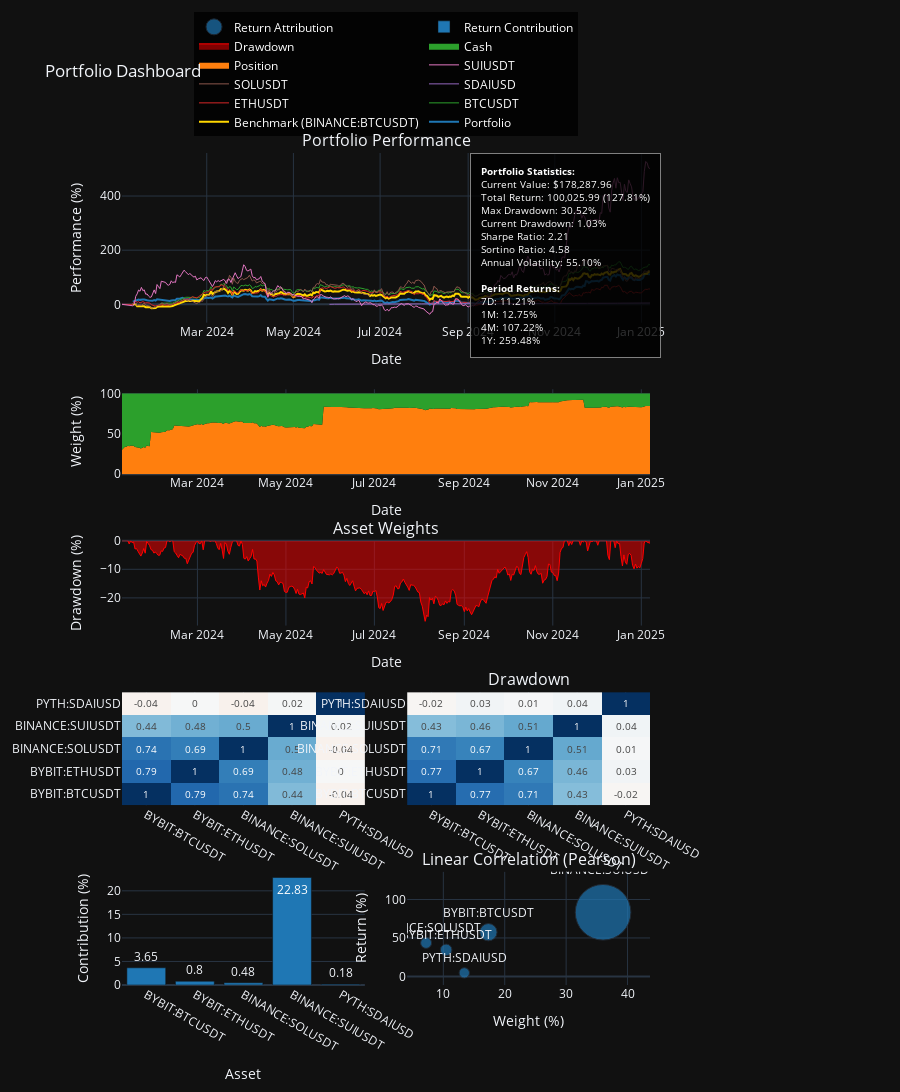

Here is the notebook cell this chart was saved with:
### Code cell
# Initialize your portfolio and visualizer
visualizer = pt.PortfolioVisualizer(portfolio)

main_dashboard = visualizer.create_dashboard(
    # benchmark_identifier='CRYPTOCAP:TOTAL',
    benchmark_identifier='BINANCE:BTCUSDT',
    show_individual_symbols=True,
    # start_date=datetime.now(pytz.UTC) - timedelta(days=30),
    # end_date=datetime.now(pytz.UTC) - timedelta(days=0),
)
main_dashboard.show()

### Figure 1 — Plotly figure (JSON) as saved in the notebook; plotly's stock layout.template omitted (floating-point values rounded to 4 significant figures; data arrays with more than 128 entries replaced by an {"elided": "..."} marker saying what was removed)
{"data": [{"hovertemplate": "%{x}<br>Portfolio: %{y:.2f}%<extra></extra>", "line": {"color": "#1f77b4", "width": 2}, "name": "Portfolio", "x": {"elided": "365 str values"}, "y": {"elided": "365 float values"}, "type": "scatter", "xaxis": "x", "yaxis": "y"}, {"hovertemplate": "%{x}<br>Benchmark: %{y:.2f}%<extra></extra>", "line": {"color": "#FFD700", "width": 2}, "name": "Benchmark (BINANCE:BTCUSDT)", "x": {"elided": "365 str values"}, "y": {"elided": "365 float values"}, "type": "scatter", "xaxis": "x", "yaxis": "y"}, {"hovertemplate": "BTCUSDT: %{y:.2f}%<extra></extra>", "line": {"color": "#2ca02c", "width": 1}, "name": "BTCUSDT", "x": {"elided": "346 str values"}, "y": {"elided": "346 float values"}, "type": "scatter", "xaxis": "x", "yaxis": "y"}, {"hovertemplate": "ETHUSDT: %{y:.2f}%<extra></extra>", "line": {"color": "#d62728", "width": 1}, "name": "ETHUSDT", "x": {"elided": "366 str values"}, "y": {"elided": "366 float values"}, "type": "scatter", "xaxis": "x", "yaxis": "y"}, {"hovertemplate": "SDAIUSD: %{y:.2f}%<extra></extra>", "line": {"color": "#9467bd", "width": 1}, "name": "SDAIUSD", "x": {"elided": "227 str values"}, "y": {"elided": "227 float values"}, "type": "scatter", "xaxis": "x", "yaxis": "y"}, {"hovertemplate": "SOLUSDT: %{y:.2f}%<extra></extra>", "line": {"color": "#8c564b", "width": 1}, "name": "SOLUSDT", "x": {"elided": "366 str values"}, "y": {"elided": "366 float values"}, "type": "scatter", "xaxis": "x", "yaxis": "y"}, {"hovertemplate": "SUIUSDT: %{y:.2f}%<extra></extra>", "line": {"color": "#e377c2", "width": 1}, "name": "SUIUSDT", "x": {"elided": "366 str values"}, "y": {"elided": "366 float values"}, "type": "scatter", "xaxis": "x", "yaxis": "y"}, {"fillcolor": "#ff7f0e", "hovertemplate": "%{x}<br>Position: %{y:.1f}%<extra></extra>", "line": {"width": 0}, "name": "Position", "stackgroup": "weights", "x": {"elided": "365 str values"}, "y": {"elided": "365 float values"}, "type": "scatter", "xaxis": "x2", "yaxis": "y2"}, {"fillcolor": "#2ca02c", "hovertemplate": "%{x}<br>Cash: %{y:.1f}%<extra></extra>", "line": {"width": 0}, "name": "Cash", "stackgroup": "weights", "x": {"elided": "365 str values"}, "y": {"elided": "365 float values"}, "type": "scatter", "xaxis": "x2", "yaxis": "y2"}, {"fill": "tozeroy", "hovertemplate": "%{x}<br>Drawdown: %{y:.2f}%<extra></extra>", "line": {"color": "red", "width": 1}, "name": "Drawdown", "x": {"elided": "365 str values"}, "y": {"elided": "365 float values"}, "type": "scatter", "xaxis": "x3", "yaxis": "y3"}, {"colorscale": [[0.0, "rgb(103,0,31)"], [0.1, "rgb(178,24,43)"], [0.2, "rgb(214,96,77)"], [0.3, "rgb(244,165,130)"], [0.4, "rgb(253,219,199)"], [0.5, "rgb(247,247,247)"], [0.6, "rgb(209,229,240)"], [0.7, "rgb(146,197,222)"], [0.8, "rgb(67,147,195)"], [0.9, "rgb(33,102,172)"], [1.0, "rgb(5,48,97)"]], "hoverongaps": false, "name": "Linear Correlation", "showscale": false, "text": [[1.0, 0.79, 0.74, 0.44, -0.04], [0.79, 1.0, 0.69, 0.48, 0.0], [0.74, 0.69, 1.0, 0.5, -0.04], [0.44, 0.48, 0.5, 1.0, 0.02], [-0.04, 0.0, -0.04, 0.02, 1.0]], "textfont": {"size": 10}, "texttemplate": "%{text}", "x": ["BYBIT:BTCUSDT", "BYBIT:ETHUSDT", "BINANCE:SOLUSDT", "BINANCE:SUIUSDT", "PYTH:SDAIUSD"], "y": ["BYBIT:BTCUSDT", "BYBIT:ETHUSDT", "BINANCE:SOLUSDT", "BINANCE:SUIUSDT", "PYTH:SDAIUSD"], "z": [[1.0, 0.7912, 0.7441, 0.4442, -0.03825], [0.7912, 1.0, 0.6932, 0.484, 0.002997], [0.7441, 0.6932, 1.0, 0.5027, -0.04426], [0.4442, 0.484, 0.5027, 1.0, 0.01503], [-0.03825, 0.002997, -0.04426, 0.01503, 1.0]], "zmid": 0, "type": "heatmap", "xaxis": "x4", "yaxis": "y4"}, {"colorscale": [[0.0, "rgb(103,0,31)"], [0.1, "rgb(178,24,43)"], [0.2, "rgb(214,96,77)"], [0.3, "rgb(244,165,130)"], [0.4, "rgb(253,219,199)"], [0.5, "rgb(247,247,247)"], [0.6, "rgb(209,229,240)"], [0.7, "rgb(146,197,222)"], [0.8, "rgb(67,147,195)"], [0.9, "rgb(33,102,172)"], [1.0, "rgb(5,48,97)"]], "hoverongaps": false, "name": "Non-Linear Correlation", "showscale": false, "text": [[1.0, 0.77, 0.71, 0.43, -0.02], [0.77, 1.0, 0.67, 0.46, 0.03], [0.71, 0.67, 1.0, 0.51, 0.01], [0.43, 0.46, 0.51, 1.0, 0.04], [-0.02, 0.03, 0.01, 0.04, 1.0]], "textfont": {"size": 10}, "texttemplate": "%{text}", "x": ["BYBIT:BTCUSDT", "BYBIT:ETHUSDT", "BINANCE:SOLUSDT", "BINANCE:SUIUSDT", "PYTH:SDAIUSD"], "y": ["BYBIT:BTCUSDT", "BYBIT:ETHUSDT", "BINANCE:SOLUSDT", "BINANCE:SUIUSDT", "PYTH:SDAIUSD"], "z": [[1.0, 0.7682, 0.7145, 0.4321, -0.01625], [0.7682, 1.0, 0.6715, 0.4612, 0.03207], [0.7145, 0.6715, 1.0, 0.5132, 0.01218], [0.4321, 0.4612, 0.5132, 1.0, 0.03711], [-0.01625, 0.03207, 0.01218, 0.03711, 1.0]], "zmid": 0, "type": "heatmap", "xaxis": "x5", "yaxis": "y5"}, {"marker": {"color": "#1f77b4"}, "name": "Return Contribution", "text": [3.65, 0.8, 0.48, 22.83, 0.18], "textposition": "auto", "x": ["BYBIT:BTCUSDT", "BYBIT:ETHUSDT", "BINANCE:SOLUSDT", "BINANCE:SUIUSDT", "PYTH:SDAIUSD"], "y": [3.651, 0.7963, 0.4771, 22.83, 0.1772], "type": "bar", "xaxis": "x6", "yaxis": "y6"}, {"marker": {"color": "#1f77b4", "showscale": false, "size": [17.3, 11.59, 10.95, 55.65, 10.35]}, "mode": "markers+text", "name": "Return Attribution", "text": ["BYBIT:BTCUSDT", "BYBIT:ETHUSDT", "BINANCE:SOLUSDT", "BINANCE:SUIUSDT", "PYTH:SDAIUSD"], "textposition": "top center", "x": [17.34, 10.46, 7.198, 36.02, 13.42], "y": [57.52, 34.48, 43.61, 83.36, 4.662], "type": "scatter", "xaxis": "x7", "yaxis": "y7"}], "layout": {"xaxis": {"anchor": "y", "domain": [0.0, 1.0], "title": {"text": "Date"}}, "yaxis": {"anchor": "x", "domain": [0.796, 1.0], "title": {"text": "Performance (%)"}}, "xaxis2": {"anchor": "y2", "domain": [0.0, 1.0], "title": {"text": "Date"}}, "yaxis2": {"anchor": "x2", "domain": [0.614, 0.716], "title": {"text": "Weight (%)"}}, "xaxis3": {"anchor": "y3", "domain": [0.0, 1.0], "title": {"text": "Date"}}, "yaxis3": {"anchor": "x3", "domain": [0.432, 0.534], "title": {"text": "Drawdown (%)"}}, "xaxis4": {"anchor": "y4", "domain": [0.0, 0.46]}, "yaxis4": {"anchor": "x4", "domain": [0.216, 0.352]}, "xaxis5": {"anchor": "y5", "domain": [0.54, 1.0]}, "yaxis5": {"anchor": "x5", "domain": [0.216, 0.352]}, "xaxis6": {"anchor": "y6", "domain": [0.0, 0.46], "title": {"text": "Asset"}}, "yaxis6": {"anchor": "x6", "domain": [0.0, 0.136], "title": {"text": "Contribution (%)"}}, "xaxis7": {"anchor": "y7", "domain": [0.54, 1.0], "title": {"text": "Weight (%)"}}, "yaxis7": {"anchor": "x7", "domain": [0.0, 0.136], "title": {"text": "Return (%)"}}, "annotations": [{"font": {"size": 16}, "showarrow": false, "text": "Portfolio Performance", "x": 0.5, "xanchor": "center", "xref": "paper", "y": 1.0, "yanchor": "bottom", "yref": "paper"}, {"font": {"size": 16}, "showarrow": false, "text": "Asset Weights", "x": 0.5, "xanchor": "center", "xref": "paper", "y": 0.534, "yanchor": "bottom", "yref": "paper"}, {"font": {"size": 16}, "showarrow": false, "text": "Drawdown", "x": 0.77, "xanchor": "center", "xref": "paper", "y": 0.352, "yanchor": "bottom", "yref": "paper"}, {"font": {"size": 16}, "showarrow": false, "text": "Linear Correlation (Pearson)", "x": 0.77, "xanchor": "center", "xref": "paper", "y": 0.136, "yanchor": "bottom", "yref": "paper"}, {"align": "left", "bgcolor": "rgba(0,0,0,0.8)", "bordercolor": "gray", "borderpad": 10, "borderwidth": 1, "font": {"color": "white", "size": 10}, "showarrow": false, "text": "<b>Portfolio Statistics:</b><br>Current Value: $178,287.96<br>Total Return: 100,025.99 (127.81%)<br>Max Drawdown: 30.52%<br>Current Drawdown: 1.03%<br>Sharpe Ratio: 2.21<br>Sortino Ratio: 4.58<br>Annual Volatility: 55.10%<br><br><b>Period Returns:</b><br>7D: 11.21%<br>1M: 12.75%<br>4M: 107.22%<br>1Y: 259.48%", "x": 1.02, "xref": "paper", "y": 1, "yref": "paper"}], "title": {"text": "Portfolio Dashboard"}, "legend": {"font": {"color": "white"}, "orientation": "h", "yanchor": "bottom", "y": 1.02, "xanchor": "center", "x": 0.5, "bgcolor": "rgba(0,0,0,0.8)"}, "margin": {"r": 250}, "height": 2000, "showlegend": true, "hovermode": "x unified"}}
